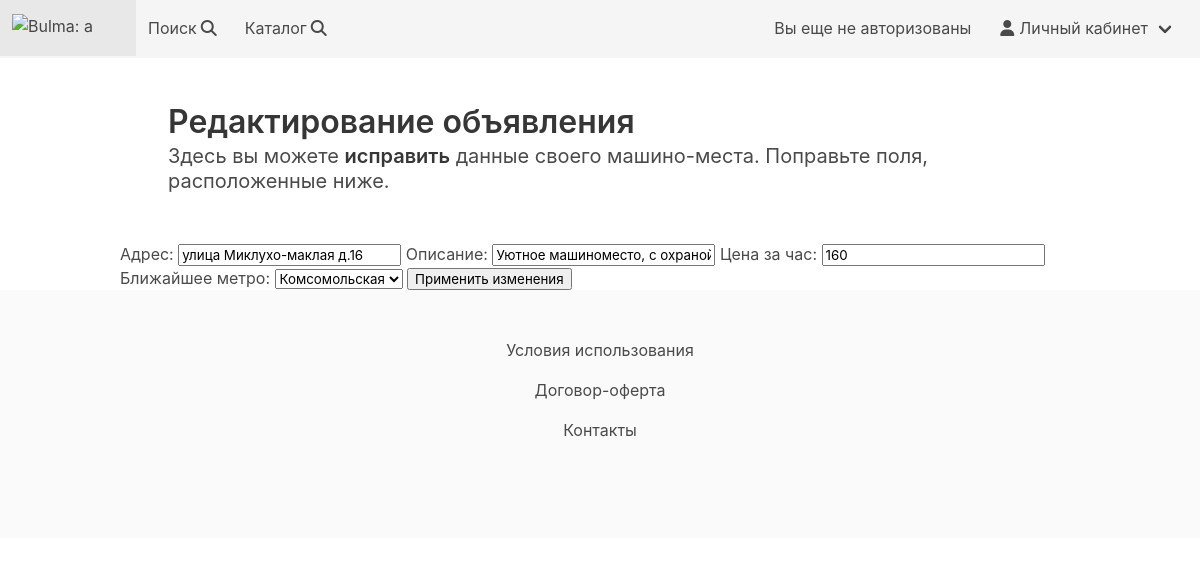
Before: /edit/1 with the older database file.
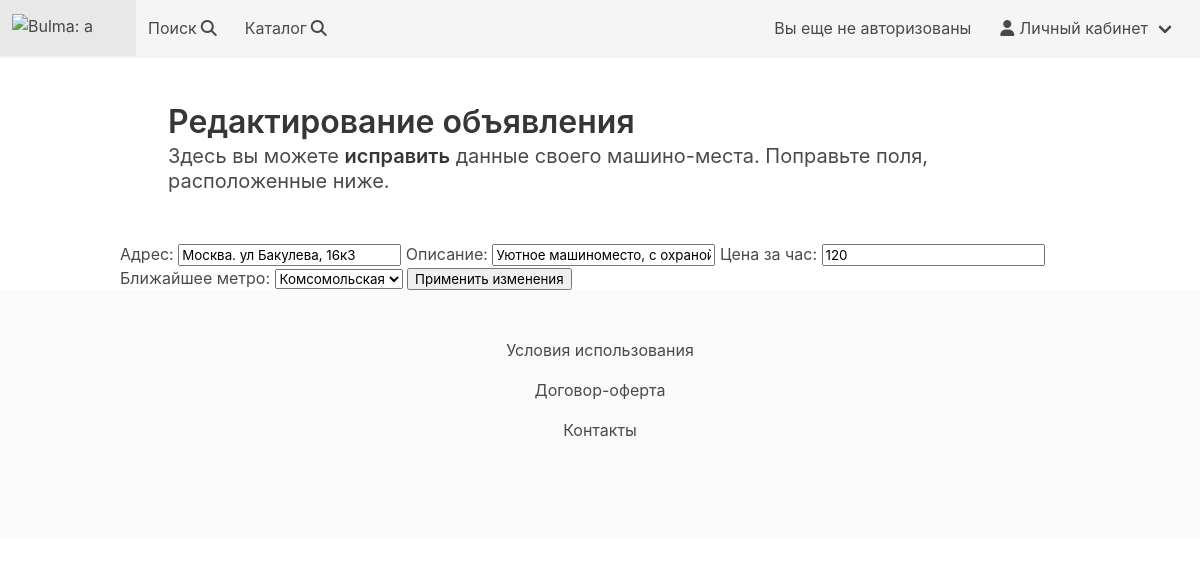
After: the same page with the newer database file.
### baseapp/models.py (models this page shows, shortened)
class ParkingPlace(models.Model):
    owner = models.ForeignKey(AppUser, on_delete=models.CASCADE, verbose_name='Владелец')
    subway_station = models.CharField(verbose_name='Ближайшее метро',
                                      choices=[('KSM', 'Комсомольская'), ('KRS', 'Курская')],
                                      default='KSM',
                                      max_length=3)
    title = models.CharField(max_length=200, verbose_name='Адрес')
    description = models.CharField(max_length=512, verbose_name='Описание')
    pricePerHour = models.IntegerField(verbose_name='Цена за час')
    latitude = models.FloatField(verbose_name='Широта', default=0.0)
    longitude = models.FloatField(verbose_name='Долгота', default=0.0)
    readyToRent = models.CharField(verbose_name='Статус',
                                   choices=[('ON', 'Готов к аренде'), ('OFF', 'Не готов к аренде')],
                                   default='ON',
                                   max_length=3
                                   )
    class Meta:
        verbose_name = 'Машино-место'
        verbose_name_plural = 'Машино-места'

### baseapp/views.py (the view)
# urls.py: path('edit/<int:pk>', UpdateParking.as_view(), name='update_parking'),      # Редактировать машино-место
class UpdateParking(UpdateView, LoginRequiredMixin):
    template_name = 'baseapp/edit_parking.html'         # Относительный адрес шаблона
    form_class = ParkingForm                            # Имя формы
    def get_object(self, **kwargs):
        id = self.kwargs.get('pk')
        return ParkingPlace.objects.get(pk=id)

### baseapp/forms.py
class ParkingForm(ModelForm):
    class Meta:
        model = ParkingPlace
        fields = [
            'title',
            'description',
            'pricePerHour',
            'readyToRent',
            'subway_station',
            'owner',
                ]
        labels = {
            'title': "Адрес",
            'description': "Описание",
            'pricePerHour': "Цена за час",
            'readyToRent': "Статус парковочного места",
            'subway_station': "Ближайшее метро"
        }
        widgets = {'owner': forms.HiddenInput(),
                   'readyToRent': forms.HiddenInput()}

### templates/baseapp/edit_parking.html (shortened to what this page needs)
{% extends 'index.html' %}
{% block content %}
<section class="section">
        <h1 class="title">Редактирование объявления</h1>
        <h2 class="subtitle">
        Здесь вы можете <strong>исправить</strong> данные своего машино-места. Поправьте поля, расположенные ниже.
        </h2>
</section>
<form method="POST">
    {{ form.as_table }}
    <input type="submit" value="Применить изменения">
</form>
{% endblock content %}

### templates/index.html (shortened to what this page needs)
<!DOCTYPE html>
<html lang="en">
    <head>
        {% load static %}
        <link rel="stylesheet" href="https://cdn.jsdelivr.net/npm/bulma@0.9.4/css/bulma.min.css">
    </head>
    <body>
        <nav class="navbar is-light has-shadow" role="navigation" aria-label="main navigation">
            <div class="navbar-brand">
            <a class="navbar-item">
            <img src="https://bulma.io/images/bulma-logo.png" alt="Bulma: a modern CSS framework based on Flexbox" width="112" height="28">
            </a>
            </div>
        <div id="navbarBasicExample" class="navbar-menu">
            <div class="navbar-start">
                <a class="navbar-item" href="{% url 'search_list' %}">
                    <span> Поиск </span>
                    <span class="icon">
                    <i class="fa-solid fa-magnifying-glass"></i>
                    </span>
                </a>
                <a class="navbar-item" href="{% url 'parking_list' %}">
                    <span> Каталог </span>
                    <span class="icon">
                    <i class="fa-solid fa-magnifying-glass"></i>
                    </span>
                </a>
            </div>
        {% if request.user.is_authenticated %}
        <div class="navbar-end">
            <div class="navbar-item">
                <a class="navbar-item" >
                    <span> Привет, {{ request.user.username }}!
                    </span>
                </a>
                <div class="navbar-item has-dropdown is-hoverable">
                    <a class="navbar-link">
                        <span class="icon"><i class="fa-solid fa-user"></i></span>
                        <span>Личный кабинет</span>
                    </a>
                    <div class="navbar-dropdown" >
                        <a class="navbar-item" href="{% url 'profile' %}">
                            <span class="icon"><i class="fa-solid fa-pen"></i></span>
                            <span>В профиль</span>
                        </a>
                        <hr class="navbar-divider">
                        <a class="navbar-item" href="{% url 'logout' %}">
                            <span class="icon"><i class="fa-solid fa-arrow-right-from-bracket"></i></span>
                            <span>Выйти</span>
                        </a>
                    </div>
                </div>
            </div>
        </div>
        {% else %}
        <div class="navbar-end">
            <div class="navbar-item">
                <a class="navbar-item" >
                    <span> Вы еще не авторизованы
                    </span>
                </a>
                <div class="navbar-item has-dropdown is-hoverable">
                    <a class="navbar-link">
                        <span class="icon"><i class="fa-solid fa-user"></i></span>
                        <span>Личный кабинет</span>
                    </a>
                </div>
            </div>
        </div>
        {% endif %}
        </div>
        </nav>
        <div class="container">
            <div class="row">
                <div class="col-lg-12 text-center">
                {% block content %}{% endblock content %}
                </div>
            </div>
        </div>
        <footer class="footer">
            <div class="content has-text-centered">
                <p>
                  Условия использования
                </p>
                <p>
                  Договор-оферта
                </p>
                <p>
                  Контакты
                </p>
            </div>
        </footer>
    </body>
</html>

Changed rows visible on the page:
changed ParkingPlace "Комсомольская": title "улица Миклухо-маклая д.16" → "Москва. ул Бакулева, 16к3"; pricePerHour "160" → "120"
